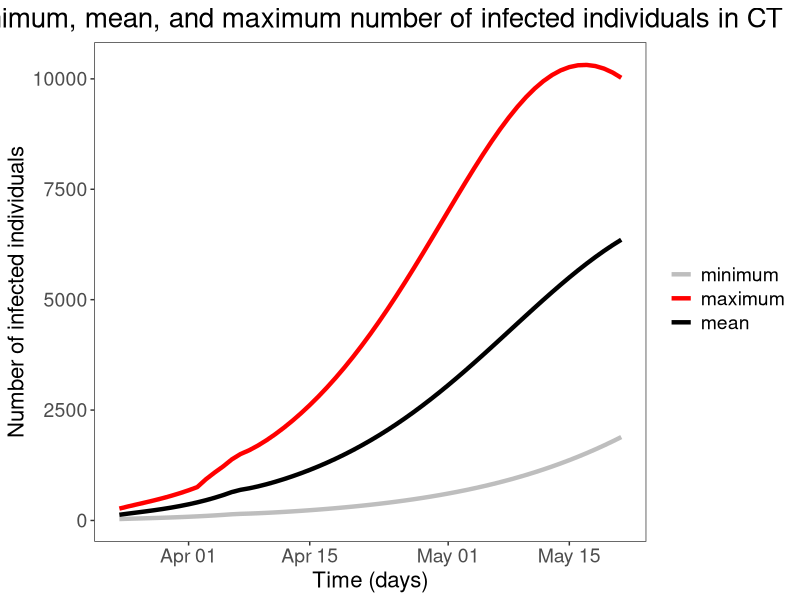
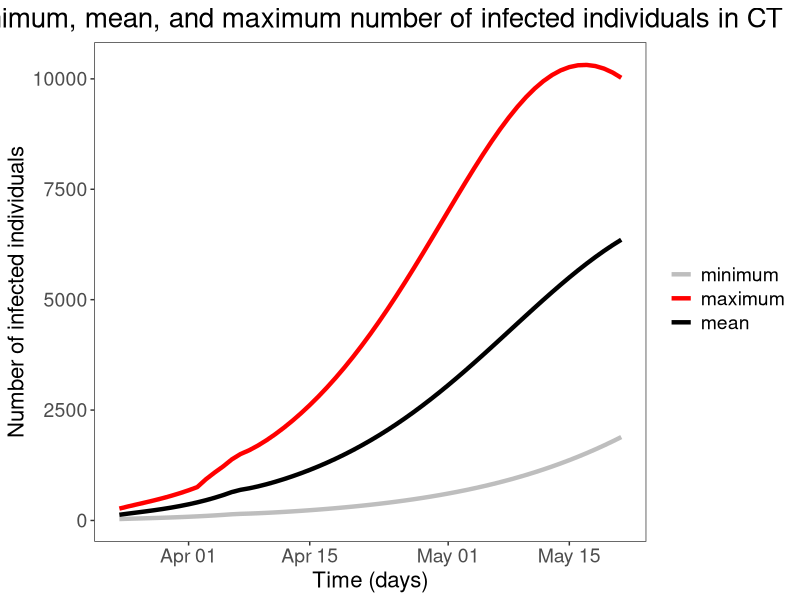

The R source for these figures, in order:
###
library(tidyverse)
library(reshape2)
setwd("C:/Users/mce25/Documents/GitHub/covid19_icu/CT")

I_t = read.csv("25032020_CTEstimates_SD_R0_3.0.csv")[,-c(5:6)]

I_tmelt = melt(I_t, id="date")
I_tmelt$variable = as.factor(I_tmelt$variable)
I_tmelt$date = as.Date(I_tmelt$date, "%m/%d/%y")

title = "Minimum, mean, and maximum number of infected individuals in CT"

ggplot(data = I_tmelt, aes(x = date, y = value, color = variable)) + geom_line(size = 1.5)+
  xlab("Time (days)") + ylab("Number of infected individuals") + theme_bw() +
  theme(
    #remove grid
    panel.grid.major = element_blank(), panel.grid.minor = element_blank(),
    
    #resize axis labels
    axis.text.x = element_text(size = 14),
    axis.text.y = element_text(size=14),
    axis.text = element_text(size=14),
    axis.title.x = element_text(size = 16),
    axis.title.y = element_text(size = 16),
    
    #resize legend labels
    legend.text = element_text(size=14),
    legend.title = element_text(size=16),
    
    #plot title
    plot.title = element_text(hjust = 0.5, size=20)
    
  )+
	scale_color_manual(name=element_blank(), values=c("gray", "red", "black"), 
	labels=c("minimum", "maximum", "mean")) +
  ggtitle(title)

ggsave("plot_trajectoriesCT.pdf")